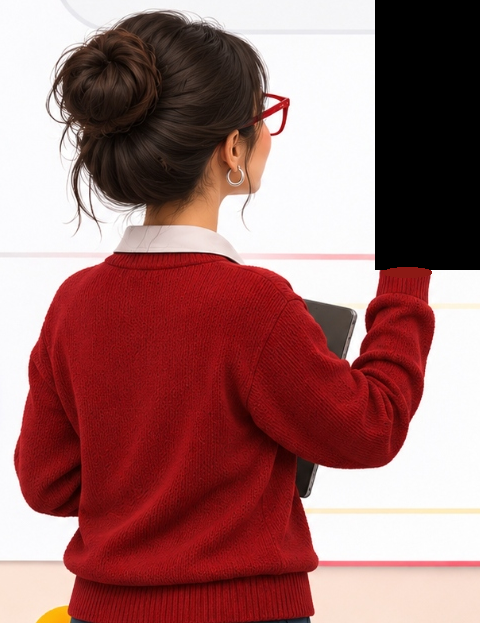
#> input picture scratch/current_body_inspect.png, 480 x 623 px, found by its file name
$ python test_neck_overlap.py
#> lines starting #> are read from the running program, lines starting #| are printed output that depends on the picture
import cv2
import numpy as np

body_full = cv2.imread('scratch/current_body_inspect.png', cv2.IMREAD_UNCHANGED)
#> body_full is the input picture: shape (623, 480, 4); mean B, G, R, A 108.7, 109.6, 157.3, 129.8
h, w = body_full.shape[:2]
#> h = 623; w = 480

# Head pivot at (185, 235)
head_pivot = (185, 235)

# 1. Head layer: everything from y=0 to y=250 (extends 12px below collar line into sweater)
head = np.zeros_like(body_full)
head[:250, :320] = body_full[:250, :320]
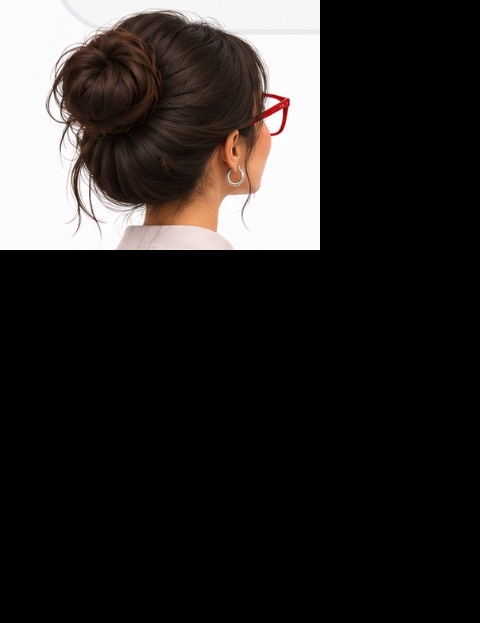
#> head: shape (623, 480, 4); mean B, G, R, A 40.8, 41.9, 44.9, 32.6

# 2. Torso base: body with head area above y=235 cleared, but keeping the collar/sweater rim
torso = body_full.copy()
# Clear head above y=230
torso[:230, :320] = 0
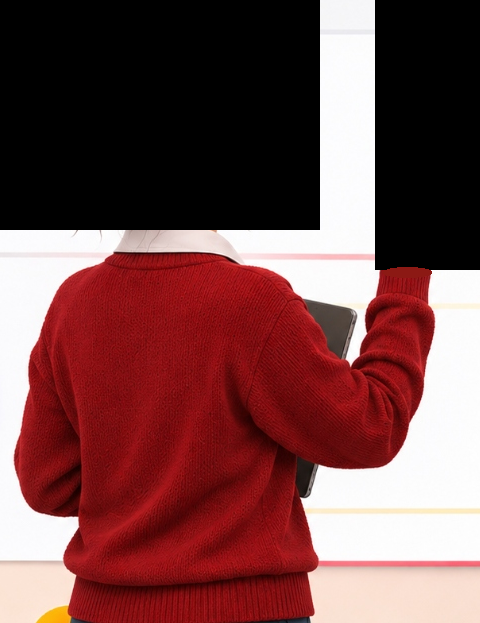
#> torso: shape (623, 480, 4); mean B, G, R, A 72.9, 72.8, 117.6, 98.4

# 3. Collar overlap mask:
# The front rim of the red sweater collar is at y: 230..255, x: 130..240
# In front of the neck, the sweater collar forms a natural V/crew rim
collar_front = np.zeros_like(body_full)
collar_front[230:260, 130:250] = body_full[230:260, 130:250]
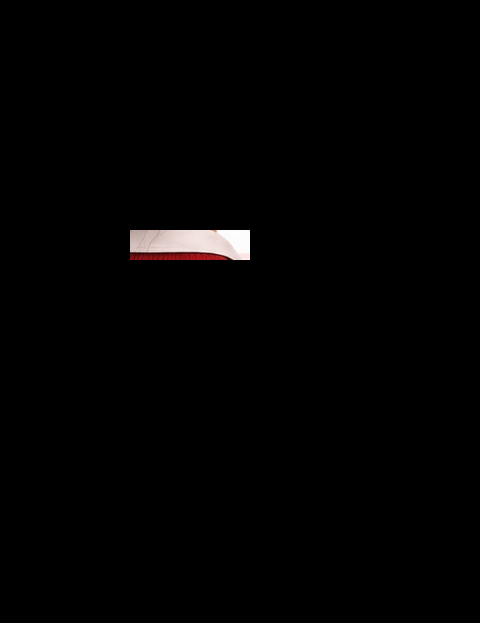
#> collar_front: shape (623, 480, 4); mean B, G, R, A 2.1, 2.1, 2.5, 1.8

# Let's test rotating head by -4, -2, 0, 2, 4 degrees
for angle in [-4, -2, 0, 2, 4]:
    M = cv2.getRotationMatrix2D(head_pivot, angle, 1.0)
    rot_head = cv2.warpAffine(head, M, (w, h), flags=cv2.INTER_LINEAR, borderMode=cv2.BORDER_CONSTANT)

    # Composite:
    # 1. Torso
    comp = np.full((h, w, 3), 255, dtype=np.uint8)
    t_a = torso[:, :, 3] / 255.0
    for c in range(3):
        comp[:, :, c] = (torso[:, :, c] * t_a + comp[:, :, c] * (1 - t_a)).astype(np.uint8)

    # 2. Rotated Head
    h_a = rot_head[:, :, 3] / 255.0
    for c in range(3):
        comp[:, :, c] = (rot_head[:, :, c] * h_a + comp[:, :, c] * (1 - h_a)).astype(np.uint8)

    # 3. Front collar rim overlay
    c_a = collar_front[:, :, 3] / 255.0
    for c in range(3):
        comp[:, :, c] = (collar_front[:, :, c] * c_a + comp[:, :, c] * (1 - c_a)).astype(np.uint8)

    cv2.imwrite(f'scratch/neck_rot_test_{angle}.png', comp)
#> this loop made 5 passes
#> pass 1, `rot_head = cv2.warpAffine(head, M, (w, h), flags=cv2.INTER_LINEAR, bor..`:
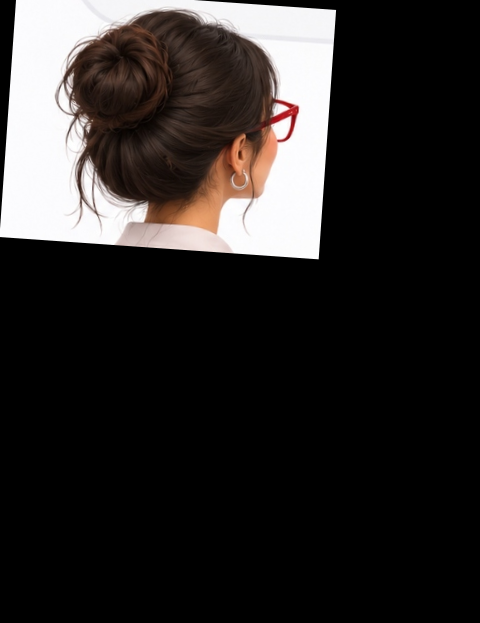
#> rot_head: shape (623, 480, 4); mean B, G, R, A 39.9, 41, 44, 32.6
#> pass 1, `t_a = torso[:, :, 3] / 255.0`:
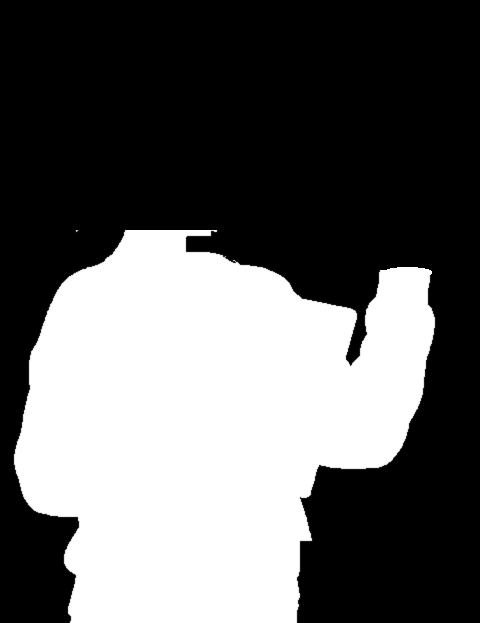
#> t_a: shape (623, 480) float64; min 0, max 1, mean 0.386
#> pass 1, `h_a = rot_head[:, :, 3] / 255.0`:
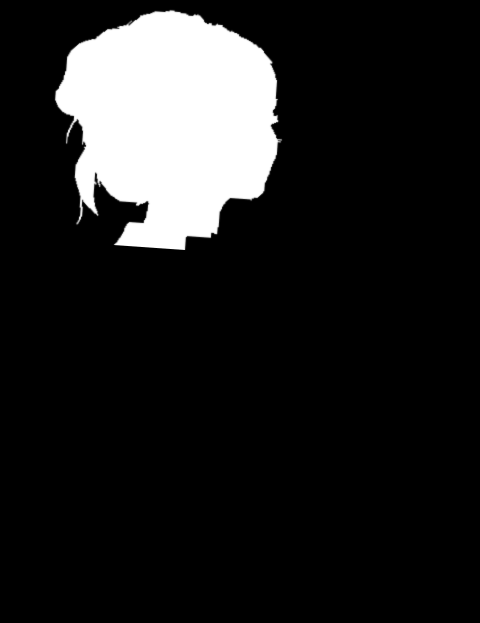
#> h_a: shape (623, 480) float64; min 0, max 1, mean 0.128
#> after the loop:
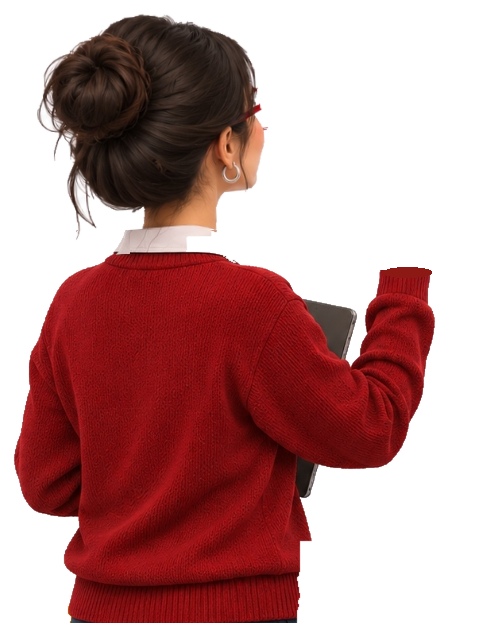
#> comp: shape (623, 480, 3); mean B, G, R 139, 139.3, 184.2

print('Generated neck rotation tests with collar overlap!')
